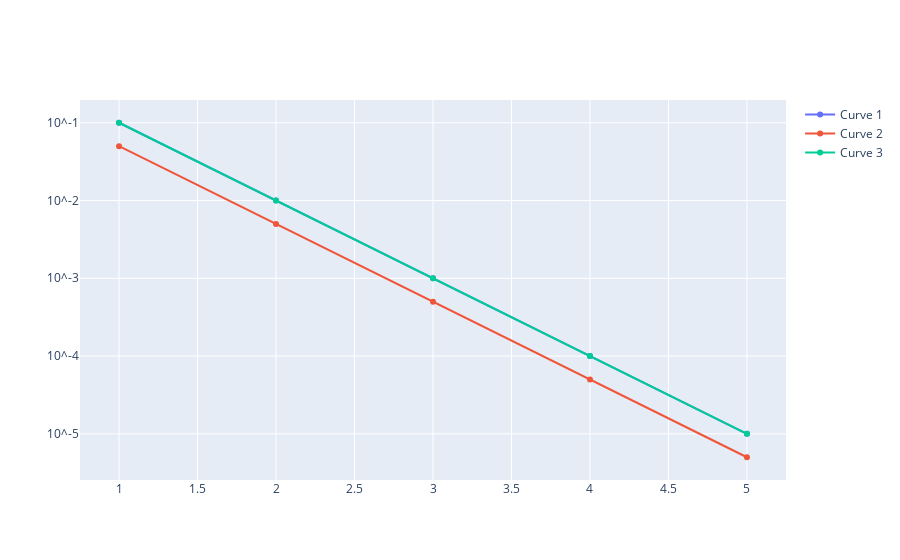

The notebook cell this image was saved under:
### Code cell
import plotly.graph_objects as go

# 生成曲线数据
x = [1, 2, 3, 4, 5]
y1 = [0.1, 0.01, 0.001, 0.0001, 0.00001]
y2 = [0.05, 0.005, 0.0005, 0.00005, 0.000005]
y3 = [0.1, 0.01, 0.001, 0.0001, 0.00001]

# 创建交互式图形对象
fig = go.Figure()

# 添加第一条曲线
fig.add_trace(go.Scatter(x=x, y=y1, name='Curve 1'))

# 添加第二条曲线
fig.add_trace(go.Scatter(x=x, y=y2, name='Curve 2'))

# 添加第三条曲线
fig.add_trace(go.Scatter(x=x, y=y3, name='Curve 3'))

# 设置纵轴为对数刻度，并指定刻度标签的格式和位置
fig.update_layout(
    yaxis_type='log',
    yaxis_tickformat='.2e',
    yaxis_tickvals=[0.1, 0.01, 0.001, 0.0001, 0.00001],
    yaxis_ticktext=['10^-1', '10^-2', '10^-3', '10^-4', '10^-5']
)

# 显示图形
fig.show()

### Figure 1 — Plotly figure (JSON) as saved in the notebook; plotly's stock layout.template omitted (floating-point values rounded to 4 significant figures)
{"data": [{"name": "Curve 1", "type": "scatter", "x": [1, 2, 3, 4, 5], "y": [0.1, 0.01, 0.001, 0.0001, 1e-05]}, {"name": "Curve 2", "type": "scatter", "x": [1, 2, 3, 4, 5], "y": [0.05, 0.005, 0.0005, 5e-05, 5e-06]}, {"name": "Curve 3", "type": "scatter", "x": [1, 2, 3, 4, 5], "y": [0.1, 0.01, 0.001, 0.0001, 1e-05]}], "layout": {"yaxis": {"tickformat": ".2e", "ticktext": ["10^-1", "10^-2", "10^-3", "10^-4", "10^-5"], "tickvals": [0.1, 0.01, 0.001, 0.0001, 1e-05], "type": "log"}}}
